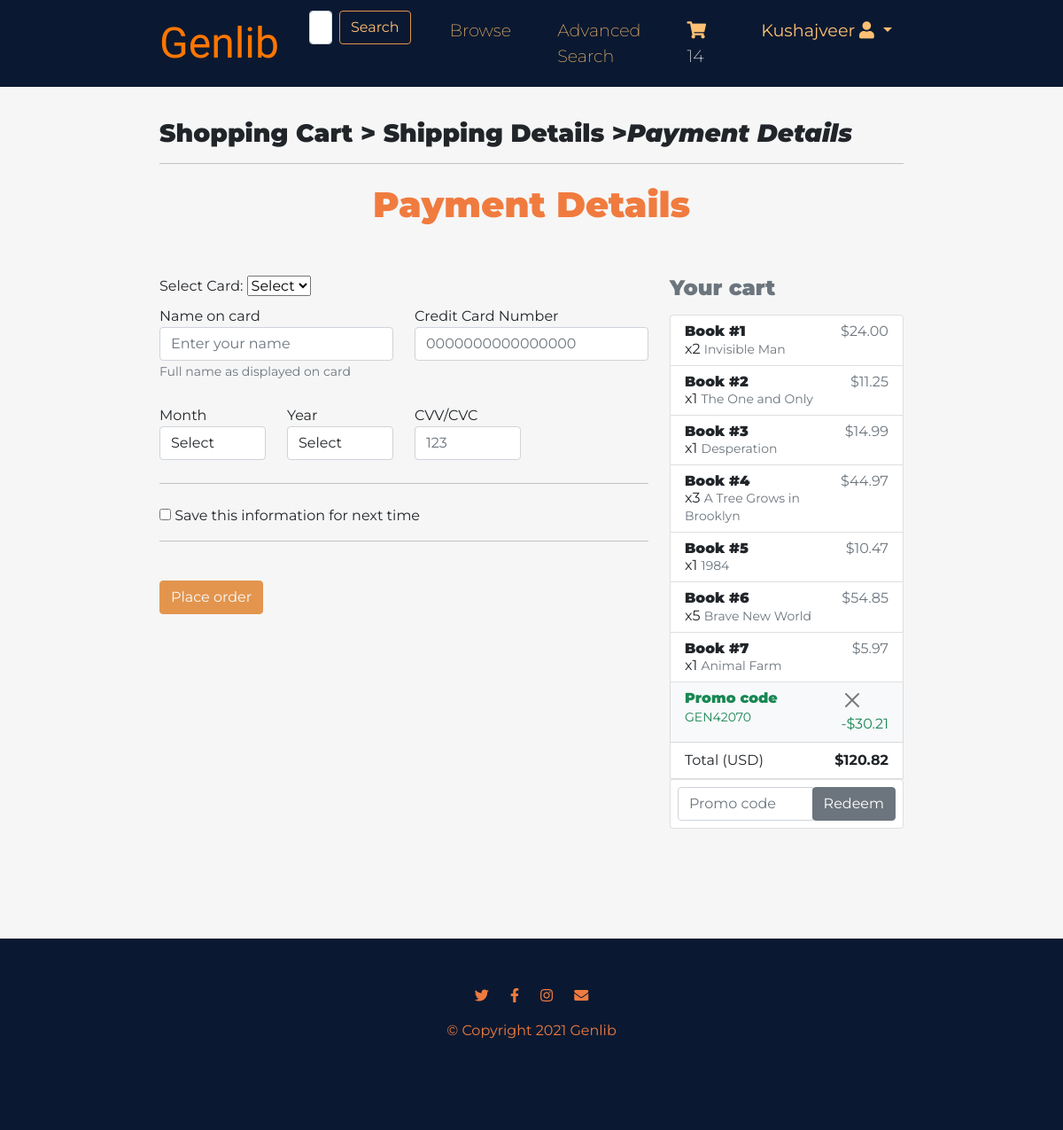
The page /payment.html (signed in) on the database as committed earlier.
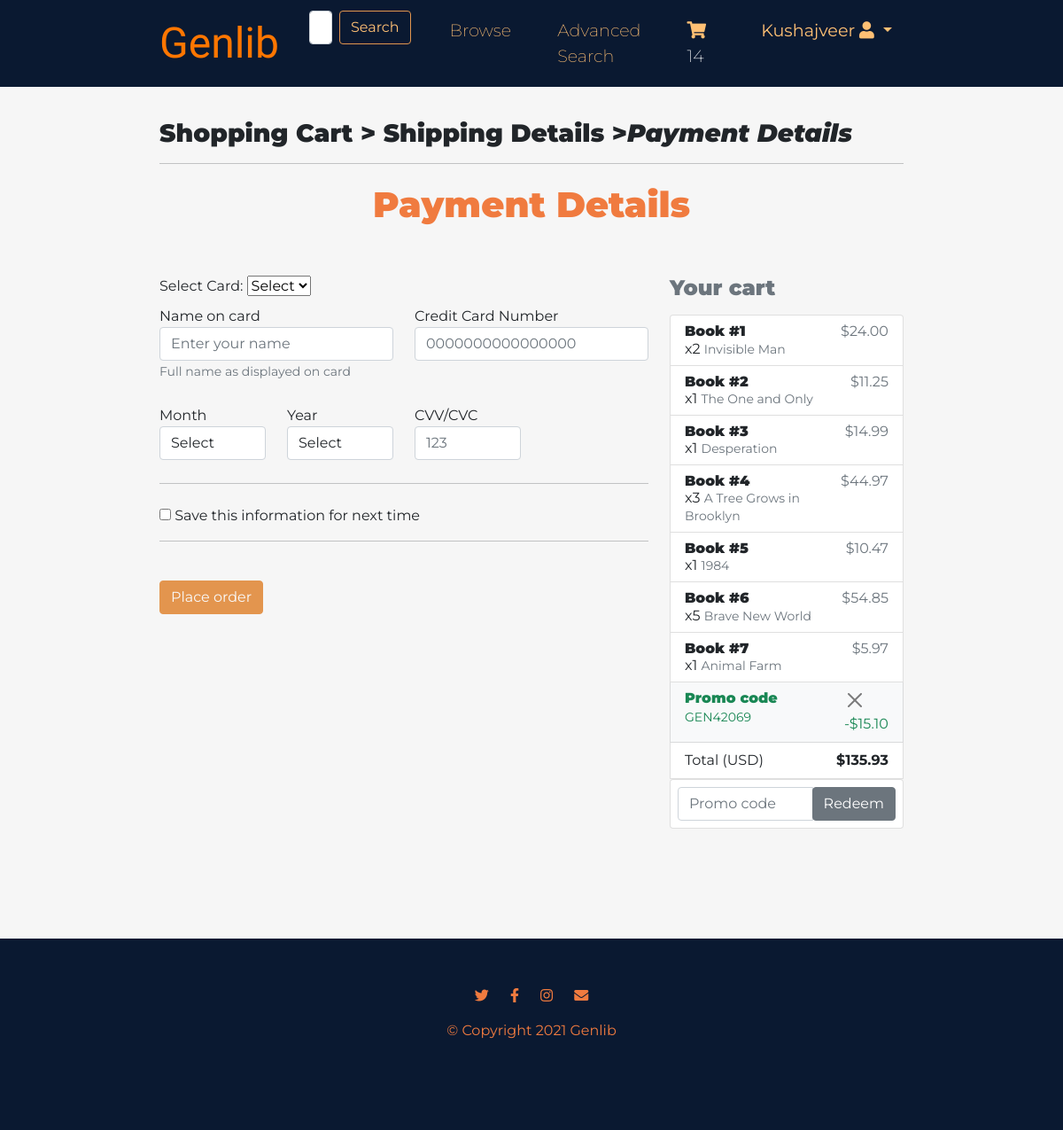
The same page on the database as committed later.
### bookstore/models.py (models this page shows, shortened)
class Promotion(models.Model):
    code = models.CharField(max_length=10, primary_key=True)
    percentage = models.IntegerField()
    start_date = models.DateField(blank=True)
    end_date = models.DateField(blank=True)
    description = models.TextField(default="")

class Order(models.Model):
    id = models.AutoField(primary_key=True)
    status = models.CharField(max_length=20, default="Incomplete") # Confirmed
    user = models.ForeignKey(User, on_delete=models.CASCADE)
    total = models.DecimalField(decimal_places=2, max_digits=5)
    promotion = models.ForeignKey(Promotion, on_delete=models.CASCADE, null=True)
    orig_total = models.DecimalField(decimal_places=2, max_digits=5, default=0)
    date = models.DateField()
    time = models.TimeField()
    first_name = models.CharField(max_length=30)
    last_name = models.CharField(max_length=30)
    phone = models.CharField(max_length=11)
    street = models.CharField(max_length=100)
    city = models.CharField(max_length=20)
    state = models.CharField(max_length=20)
    zip_code = models.CharField(max_length=5)
    county = models.CharField(max_length=10)
    country = models.CharField(max_length=10)
    card_name = encrypt(models.CharField(max_length=100))
    card_num = encrypt(models.CharField(max_length=16))
    card_exp = encrypt(models.CharField(max_length=5))
    card_cvv = encrypt(models.CharField(max_length=3))
    card_four = models.CharField(max_length=4)
    objects = OrderManager()

### bookstore/views.py (the view)
# urls.py: path('payment.html', views.payment, name='payment'),
def payment(request):
    order = Order.objects.filter(user=request.user, status="Incomplete")[0]
    def get_context():
        order = Order.objects.filter(user=request.user, status="Incomplete")[0]
        books = CartItem.objects.filter(user=request.user)
        prices = []
        for book in books:
            price = int(book.quantity)*float(book.book.cost)
            price = f"{price:.2f}"
            prices.append(price)
        total_cost = order.total
        discount = Decimal(int(order.promotion.percentage))*order.orig_total / Decimal(100)
        discount = f"{discount:.2f}"
        payment_cards = []
        if request.user.card_four1 != "":
            payment_cards.append(request.user.card_four1)
        if request.user.card_four2 != "":
            payment_cards.append(request.user.card_four2)
        if request.user.card_four3 != "":
            payment_cards.append(request.user.card_four3)
        context = {
            'cartCount': getCartCount(request),
            'books_in_cart': zip(books, prices),
            'total_cost': total_cost,
            'promo_code_name': order.promotion.code,
            'promo_code_discount': discount,
            'payment_cards': payment_cards,
        }
        return context
    context = get_context()
    if request.method == "POST":
        if request.POST.get("search_button"):
            save_search(request, query=request.POST['search'])
            return redirect('search')
        if request.POST.get("promo_remove_button"):
            order.promotion = Promotion(code="SYSTEM", start_date=datetime.date.today(), end_date=datetime.date.today(), percentage=0)
            order.total = order.orig_total
            order.save()
            context = get_context()
            return render(request, 'bookstore/payment.html', context)
        if request.POST.get("promo_button"):
            if request.POST["promo_code"] == "":
                context['promo_none_flag'] = True
                return render(request, 'bookstore/payment.html', context)
            promo = Promotion.objects.filter(code=request.POST['promo_code'])
            if len(promo) == 0:
                context['promo_invalid_flag'] = True
                return render(request, 'bookstore/payment.html', context)
            completed_orders = Order.objects.filter(user=request.user, status="Confirmed")
            orderItems = []
            for c_orders in completed_orders:
                orderItems.append(OrderItem.objects.filter(order=c_orders)[0])
            for orderItem in orderItems:
                used_promo = orderItem.order.promotion.code
                if used_promo == request.POST['promo_code']:
                    context['promo_flag'] = True
                    return render(request, 'bookstore/payment.html', context)
            promo = promo[0]
            if promo.start_date > datetime.date.today():
                context['promo_start_flag'] = True
                return render(request, 'bookstore/payment.html', context)
            if promo.end_date < datetime.date.today():
                context['promo_end_flag'] = True
                return render(request, 'bookstore/payment.html', context)
            if order.promotion.code != "SYSTEM":
                order.total = order.orig_total
            order.promotion = promo
            order.total = order.total * Decimal(100-int(promo.percentage)) / Decimal(100)
            order.total = round(order.total, 2)
            order.save()
            context = get_context()
            return render(request, 'bookstore/payment.html', context)
        card_option = request.POST['card_option']
        if card_option == "Select":
            card_name = request.POST['card_name']
            card_num = request.POST['card_num']
            card_exp = f"{request.POST.get('card_month')}/{request.POST.get('card_year')}"
            card_cvv = request.POST['card_cvv']
            card_four = request.POST['card_num'][-4:]
            if card_exp == "None/None":
                context['card_missing_field_flag'] = True
                return render(request, 'bookstore/payment.html', context)
            user = request.user
            if "save_card" in request.POST.getlist("checks[]"):
                if user.card_count == 3:
                    context['card_overflow_flag'] = True
                    return render(request, 'bookstore/payment.html', context)
                user.card_count += 1
                if user.card_four1 == "":
                    user.card_name1 = card_name
                    user.card_num1 = card_num
                    user.card_exp1 = card_exp
                    user.card_cvv1 = card_cvv
                    user.card_four1 = card_four
                elif user.card_four2 == "":
                    user.card_name2 = card_name
                    user.card_num2 = card_num
                    user.card_exp2 = card_exp
                    user.card_cvv2 = card_cvv
                    user.card_four2 = card_four
                elif user.card_four3 == "":
                    user.card_name3 = card_name
                    user.card_num3 = card_num
                    user.card_exp3 = card_exp
                    user.card_cvv3 = card_cvv
                    user.card_four3 = card_four
                user.save()
                mail_subject = "Changes made to your genlib account"
                mail_message = f"Card ending in {card_four} has been added to your account"
                EMAIL = EmailMessage(mail_subject, mail_message, to=[request.user.email])
                EMAIL.send()
        else:
            if request.user.card_four1 == card_option:
                card_name = request.user.card_name1
                card_num = request.user.card_num1
                card_exp = request.user.card_exp1
                card_cvv = request.user.card_cvv1
                card_four = request.user.card_four1
            elif request.user.card_four2 == card_option:
                card_name = request.user.card_name2
                card_num = request.user.card_num2
                card_exp = request.user.card_exp2
                card_cvv = request.user.card_cvv2
                card_four = request.user.card_four2
            elif request.user.card_four3 == card_option:
                card_name = request.user.card_name3
                card_num = request.user.card_num3
                card_exp = request.user.card_exp3
                card_cvv = request.user.card_cvv3
                card_four = request.user.card_four3
        order.card_name = card_name
        order.card_num = card_num
        order.card_exp = card_exp
        order.card_cvv = card_cvv
        order.card_four = card_four
        order.save()
        return redirect('finalplaceorder')
    else:
        return render(request, 'bookstore/payment.html', context)

### bookstore/views.py (called while the page is built)
def getCartCount(request):
    if request.user.is_authenticated:
        count = 0
        cart_items = CartItem.objects.filter(user=request.user)
        for cart_item in cart_items:
            count += cart_item.quantity
        return count
    else:
        return ""

### bookstore/templates/bookstore/payment.html (shortened to what the changed rows need)
<!doctype html>
<html lang="en">
<head>
    <link href="https://cdn.jsdelivr.net/npm/bootstrap@5.0.1/dist/css/bootstrap.min.css" rel="stylesheet"
>
    <link rel="stylesheet" href="..\..\static\css\browse-books.css">
    <link rel="stylesheet" href="https://cdnjs.cloudflare.com/ajax/libs/font-awesome/5.8.2/css/all.min.css"
 />
</head>
</head>
<body>
    <main>
        <div class="container-fluid">
            <h1 class="big-heading">Payment Details</h1>
            <div class="row">
                <div class="col-md-4 order-md-2 mb-4">
                    <ul class="list-group mb-3 sticky-top">
                        <li class="list-group-item d-flex justify-content-between bg-light">
                            {% if promo_code_name == "SYSTEM" %}
                            <div class="text-success">
                                <h6 class="my-0">Promo code</h6>
                                <small>NO PROMO APPLIED</small>
                            </div>
                            <span class="text-success">-$0</span>
                            {% else %}
                            <div class="text-success">
                                <h6 class="my-0">Promo code</h6>
                                <small>{{ promo_code_name }}</small>
                            </div>
                            <div>
                                <form method="POST">
                                    <button type="submit" class="btn-close" aria-label="Close"
                                        name="promo_remove_button" value="promo_remove_button"></button>
                                </form>
                                <span class="text-success">-${{ promo_code_discount }}</span>
                            </div>
                            {% endif %}
                        </li>
                        <li class="list-group-item d-flex justify-content-between">
                            <span>Total (USD)</span>
                            <strong>${{ total_cost }}</strong>
                        </li>
                    </ul>
                </div>
            </div>
        </div>
    </main>
</body>
</html>

Rows that differ between the two databases and show on the page:
no longer on this page (row unchanged): Promotion: code "GEN42070"
now on this page (row unchanged): Promotion: code "GEN42069"
changed Order: total "120.82" → "135.93"
Other text that changed with them:
{{ promo_code_discount }}: "30.21" → "15.10"
